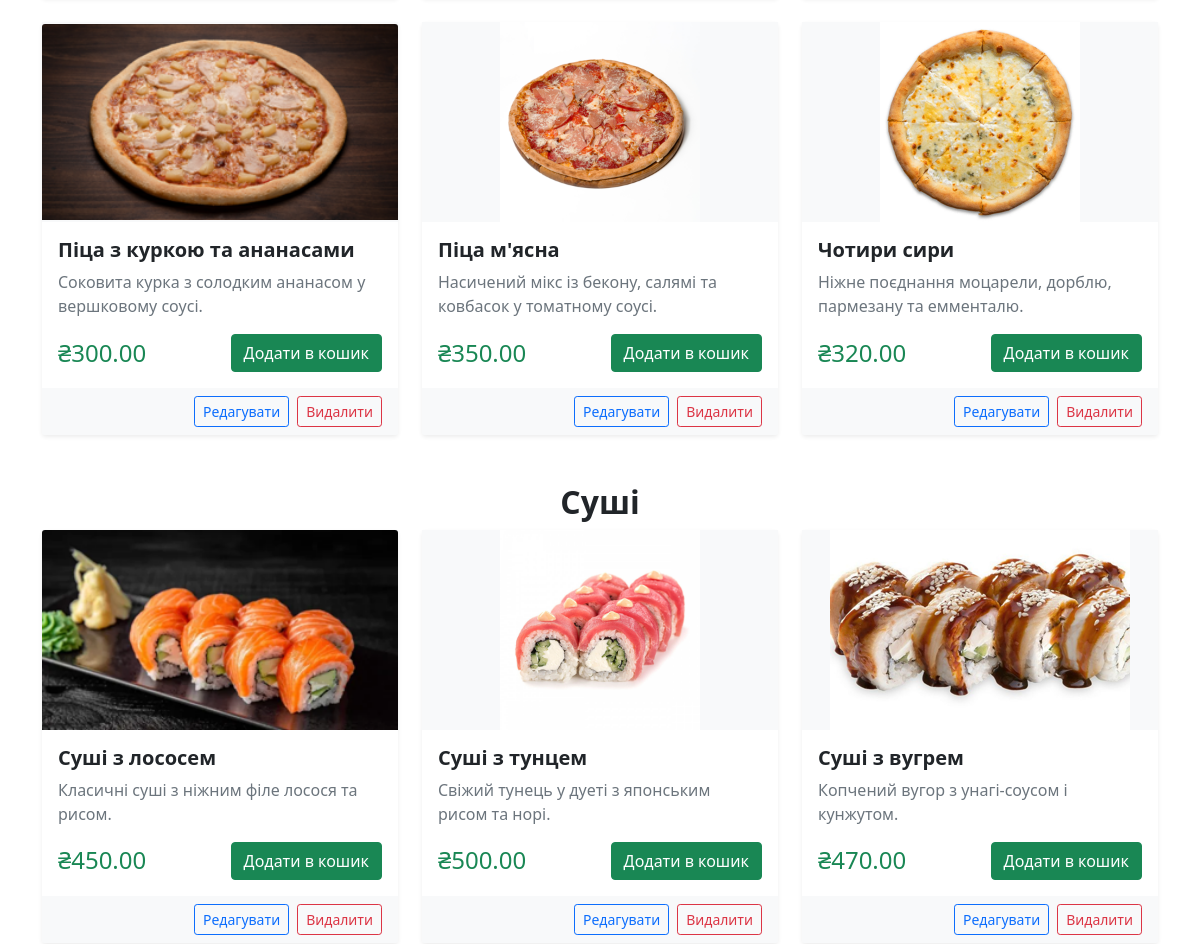
/market/menu/ (middle part), run on an earlier commit of the app's database.
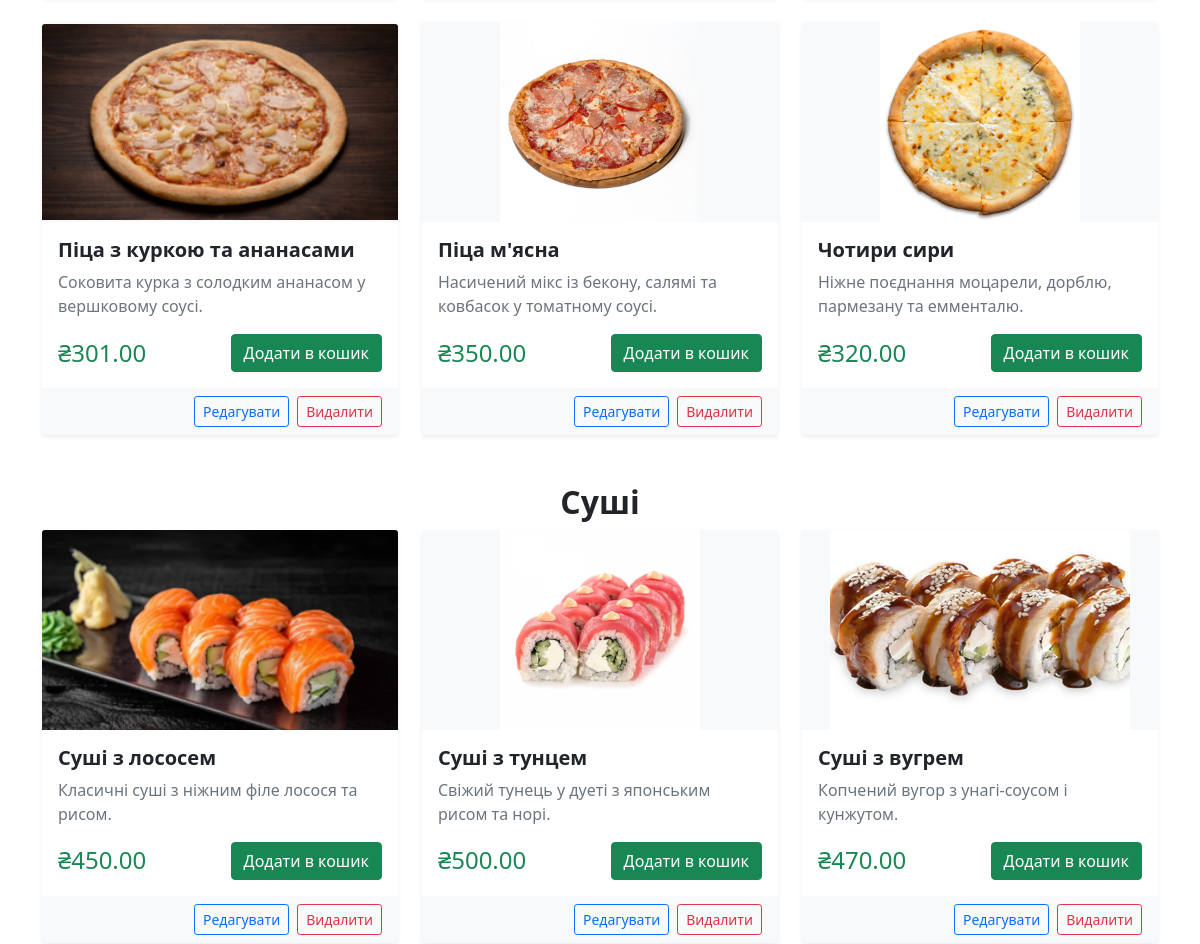
And on a later commit of the database.
### Market/models.py (models this page shows, shortened)
class Product(models.Model):
    SECTION_CHOICES = [
        ('Піца', 'Піца'),
        ('Суші', 'Суші'),
        ('Салати', 'Салати'),
        ('Напої', 'Напої'),
        ('Десерти', 'Десерти'),
    ]
    name = models.CharField(max_length=255)
    price = models.DecimalField(max_digits=8, decimal_places=2)
    description = models.TextField()
    image = models.ImageField(upload_to='products/')
    section = models.CharField(max_length=20, choices=SECTION_CHOICES, default='pizza')  # <-- додано

### Market/views.py (the view)
# urls.py: path('menu/', views.shop, name='menu'),
def shop(request):
    products = Product.objects.all()
    sections = ['Піца', 'Суші', 'Салати', 'Напої', 'Десерти']
    return render(request, 'Market/menu.html', {
        'sections': sections,
        'products': products,
    })

### Market/templates/Market/menu.html (shortened to what this page needs)
{% extends 'Market/base.html' %}
{% load static %}
{% block content %}
<section class="container mt-4">
    {% for section in sections %}
        <h2 id="{{ section }}" class="mt-5 text-capitalize text-center fw-bold">{{ section }}</h2>
        <div class="row row-cols-1 row-cols-md-2 row-cols-lg-3 g-4">
            {% for product in products %}
                {% if product.section == section %}
                    <div class="col">
                        <div class="card h-100 shadow-sm border-0 product-card" onclick="location.href='{% url 'Market:product_detail' product.id %}'" style="cursor: pointer;">
                            {% if product.image %}
                                <div class="card-img-top-container">
                                    <img src="{{ product.image.url }}" class="card-img-top product-image" alt="{{ product.name }}">
                                </div>
                            {% endif %}
                            <div class="card-body d-flex flex-column">
                                <h5 class="card-title fw-bold text-truncate">{{ product.name }}</h5>
                                <p class="card-text text-muted mb-auto">{{ product.description|truncatechars:100 }}</p>
                                <div class="d-flex justify-content-between align-items-center mt-3">
                                    <h4 class="text-success mb-0">₴{{ product.price }}</h4>
                                    <form method="post" action="{% url 'add_to_cart' product.id %}" onClick="event.stopPropagation();">
                                        <button type="submit" class="btn btn-success">Додати в кошик</button>
                                    </form>
                                </div>
                            </div>
                            <div class="card-footer bg-light border-top-0 d-flex justify-content-end gap-2">
                                <a href="{% url 'edit_product' product.id %}" class="btn btn-sm btn-outline-primary">Редагувати</a>
                                <a href="{% url 'delete_product' product.pk %}" class="btn btn-sm btn-outline-danger">Видалити</a>
                            </div>
                        </div>
                    </div>
                {% endif %}
            {% endfor %}
        </div>
    {% endfor %}
</section>
{% endblock %}

### Market/templates/Market/base.html (shortened to what this page needs)
<!DOCTYPE html>
<html lang="uk">
<head>
    <link href="https://cdn.jsdelivr.net/npm/bootstrap@5.1.3/dist/css/bootstrap.min.css" rel="stylesheet">
    <link href="https://cdnjs.cloudflare.com/ajax/libs/font-awesome/6.0.0/css/all.min.css" rel="stylesheet">
</head>
<body>
    <main>
        {% block content %}{% endblock %}
    </main>
</body>
</html>

### Market/templates/Market/navbar.html (shortened to what this page needs)
{% load static %}

### Market/templates/Market/menu.html (style rules this page uses)
.product-card { transition: transform 0.2s ease-in-out, box-shadow 0.2s ease-in-out; }
.card-img-top-container { height: 200px; overflow: hidden; background-color: #f8f9fa; display: flex; align-items: center; justify-content: center; }
.product-image { max-width: 100%; max-height: 100%; object-fit: contain; }
.card-title { font-size: 1.25rem; }

What changed in the data, as far as the page shows it:
changed Product "Піца з куркою та ананасами": price "300.00" → "301.00"
